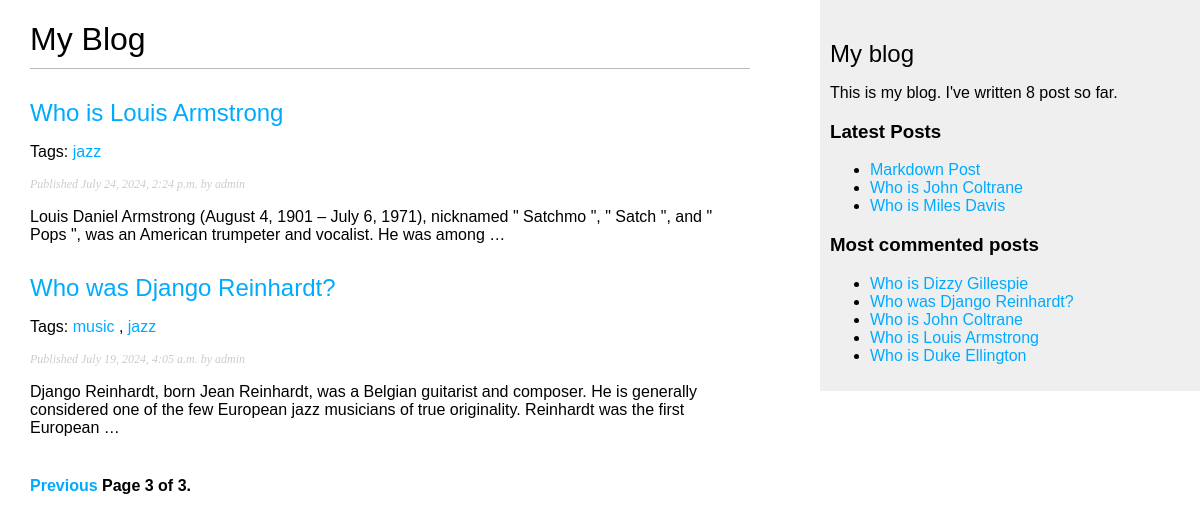
Page /blog/?page=3 on the committed database.
### blog/models.py (models this page shows, shortened)
class Post(models.Model):
    class Status(models.TextChoices):
        DRAFT = 'DF', 'Draft'
        PUBLISHED = 'PB', 'Published'
    title = models.CharField(max_length=250)
    slug = models.SlugField(max_length=250, unique_for_date='publish')
    author = models.ForeignKey(User, on_delete=models.CASCADE, related_name='blog_posts')
    body = models.TextField()
    publish = models.DateTimeField(default=timezone.now)
    created = models.DateTimeField(auto_now_add=True)
    update = models.DateTimeField(auto_now=True)
    status = models.CharField(max_length=2, choices=Status.choices,
                              default=Status.DRAFT)
    tags = TaggableManager()
    objects = models.Manager()
    published = PublishedManager()
    class Meta:
        ordering = ['-publish']
        indexes = [
            models.Index(fields=['-publish']),
        ]
    def get_absolute_url(self):
        return reverse('blog:post_detail', args=[self.publish.year,
                                                 self.publish.month,
                                                 self.publish.day,
                                                 self.slug])

### blog/views.py (the view)
# urls.py: path('', views.post_list, name = 'post_list'),
def post_list(request, tag_slug=None):
    post_list = Post.published.all()
    tag = None
    if tag_slug:
        tag = get_object_or_404(Tag, slug=tag_slug)
        post_list = post_list.filter(tags__in = [tag])
    paginator = Paginator(post_list, 3)
    page_number = request.GET.get('page', 1)
    try:
        posts = paginator.page(page_number)
    except PageNotAnInteger:
        posts = paginator.page(1)
    except EmptyPage:
        posts = paginator.page(paginator.num_pages)
    return render(request, 'blog/post/list.html',{'posts': posts, 'tag': tag})

### blog/models.py (called while the page is built)
    def get_queryset(self):
        return super().get_queryset().filter(status=Post.Status.PUBLISHED)

### blog/templatetags/blog_tags.py (called while the page is built)
@register.simple_tag
def total_posts():
    return Post.published.count()

@register.inclusion_tag('blog/post/latest_posts.html')
def show_latest_posts(count=5):
    latest_posts = Post.published.order_by('-publish')[:count]
    return {'latest_posts': latest_posts}

@register.simple_tag
def get_most_commented_posts(count=5):
    return Post.published.annotate(
        total_comments=Count('comments')
    ).order_by('-total_comments')[:count]

@register.filter(name='markdown')
def markdown_format(text):
    return mark_safe(markdown.markdown(text))

### blog/templates/blog/post/list.html (shortened to what this page needs)
{% extends "blog/base.html" %}
{% load blog_tags %}
{% block content %}
  <h1>My Blog</h1>
  {% for post in posts %}
    <h2>
        <a href="{{ post.get_absolute_url }}">
            {{ post.title }}
        </a>
    </h2>
    <p class="tags">
        Tags:
        {% for tag in post.tags.all %}
            <a href="{% url 'blog:post_list_by_tag' tag.slug %}">{{ tag.name }}</a>
            {% if not forloop.last %}, {% endif %}
        {% endfor %}
    </p>
    <p class="date">
        Published {{ post.publish }} by {{ post.author }}
    </p>
    {{ post.body|markdown|truncatewords_html:30 }}
   {% endfor %}
   {% include "pagination.html" with page=posts %}
{% endblock %}

### blog/templates/blog/base.html (shortened to what this page needs)
{% load blog_tags %}
{% load static %}
<!DOCTYPE html>
<html lang="en">
<head>
    <link rel="stylesheet" href="{% static 'css/blog.css' %}">
</head>
<body>
    <div id="content">
        {% block content %}
        {% endblock %}
    </div>
    <div id="sidebar">
        <h2>My blog</h2>
        <p>
            This is my blog.
            I've written {% total_posts %} post so far.
        </p>
        <h3>Latest Posts</h3>
        {% show_latest_posts 3%}
        <h3>Most commented posts</h3>
        {% get_most_commented_posts as most_commented_posts %}
        <ul>
            {% for post in most_commented_posts %}
                <li>
                    <a href="{{ post.get_absolute_url }}">{{ post.title }}</a>
                </li>
            {% endfor %}
        </ul>
    </div>
</body>
</html>

### blog/templates/blog/post/latest_posts.html
<ul>
    {% for post in latest_posts %}
        <li>
            <a href="{{ post.get_absolute_url }}">{{ post.title }}</a>
        </li>
    {% endfor %}
</ul>

### blog/static/css/blog.css (style rules this page uses)
body { margin:0; padding:0; font-family:helvetica, sans-serif; }
a { color:#00abff; text-decoration:none; }
h1 { font-weight:normal; border-bottom:1px solid #bbb; padding:0 0 10px 0; }
h2 { font-weight:normal; margin:30px 0 0; }
#content { float:left; width:60%; padding:0 0 0 30px; }
#sidebar { float:right; width:30%; padding:10px; background:#efefef; height:100%; }
p.date { color:#ccc; font-family: georgia, serif; font-size: 12px; font-style: italic; }

### rows in the picture
Post: title "Who is Louis Armstrong", publish "July 24, 2024, 2:24 p.m.", author "admin", body "Louis Daniel Armstrong (August 4, 1901 – July 6, 1971), nicknamed \" Satchmo \", \" Satch \", and \" Pops \", was an American trumpeter and vocalist. He was among …"
Tag: name "jazz"
Post: title "Who was Django Reinhardt?", publish "July 19, 2024, 4:05 a.m.", author "admin", body "Django Reinhardt, born Jean Reinhardt, was a Belgian guitarist and composer. He is generally considered one of the few European jazz musicians of true originality. Reinhardt was the first European …"
Tag: name "music"
Post: title "Markdown Post"
Post: title "Who is John Coltrane"
Post: title "Who is Miles Davis"
Post: title "Who is Dizzy Gillespie"
Post: title "Who is Duke Ellington"

### other values in the picture
{{ page.number }} "3"
{{ page.paginator.num_pages }} "3"
